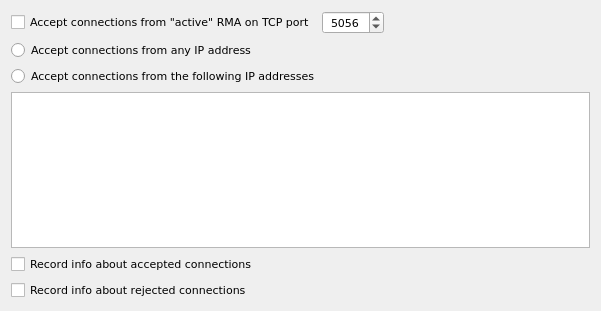
<?xml version="1.0" encoding="UTF-8"?>
<ui version="4.0">
 <class>ActiveRmaServerOptionsWidget</class>
 <widget class="QWidget" name="ActiveRmaServerOptionsWidget">
  <property name="geometry">
   <rect>
    <x>0</x>
    <y>0</y>
    <width>601</width>
    <height>311</height>
   </rect>
  </property>
  <property name="font">
   <font>
    <family>DejaVu Sans</family>
    <pointsize>8</pointsize>
   </font>
  </property>
  <property name="windowTitle">
   <string>Active RMA</string>
  </property>
  <layout class="QVBoxLayout" name="verticalLayout">
   <item>
    <layout class="QHBoxLayout" name="horizontalLayout">
     <item>
      <widget class="QCheckBox" name="chkActiveRmaConnection">
       <property name="sizePolicy">
        <sizepolicy hsizetype="Maximum" vsizetype="Fixed">
         <horstretch>0</horstretch>
         <verstretch>0</verstretch>
        </sizepolicy>
       </property>
       <property name="text">
        <string>Accept connections from &quot;active&quot; RMA on TCP port</string>
       </property>
      </widget>
     </item>
     <item>
      <widget class="QSpinBox" name="spinActiveRmaPort">
       <property name="sizePolicy">
        <sizepolicy hsizetype="Maximum" vsizetype="Fixed">
         <horstretch>0</horstretch>
         <verstretch>0</verstretch>
        </sizepolicy>
       </property>
       <property name="alignment">
        <set>Qt::AlignCenter</set>
       </property>
       <property name="minimum">
        <number>1</number>
       </property>
       <property name="maximum">
        <number>65535</number>
       </property>
       <property name="value">
        <number>5056</number>
       </property>
      </widget>
     </item>
     <item>
      <spacer name="horizontalSpacer">
       <property name="orientation">
        <enum>Qt::Horizontal</enum>
       </property>
       <property name="sizeHint" stdset="0">
        <size>
         <width>40</width>
         <height>20</height>
        </size>
       </property>
      </spacer>
     </item>
    </layout>
   </item>
   <item>
    <widget class="QRadioButton" name="rdActiveRmaAnyIp">
     <property name="text">
      <string>Accept connections from any IP address</string>
     </property>
    </widget>
   </item>
   <item>
    <widget class="QRadioButton" name="rdActiveRmaFollowingIp">
     <property name="text">
      <string>Accept connections from the following IP addresses</string>
     </property>
    </widget>
   </item>
   <item>
    <widget class="QTableView" name="tableView"/>
   </item>
   <item>
    <widget class="QCheckBox" name="chkActiveRmaAcceptedConnections">
     <property name="text">
      <string>Record info about accepted connections</string>
     </property>
    </widget>
   </item>
   <item>
    <widget class="QCheckBox" name="chkActiveRmaRejectedConnections">
     <property name="text">
      <string>Record info about rejected connections</string>
     </property>
    </widget>
   </item>
  </layout>
 </widget>
 <resources/>
 <connections/>
</ui>
